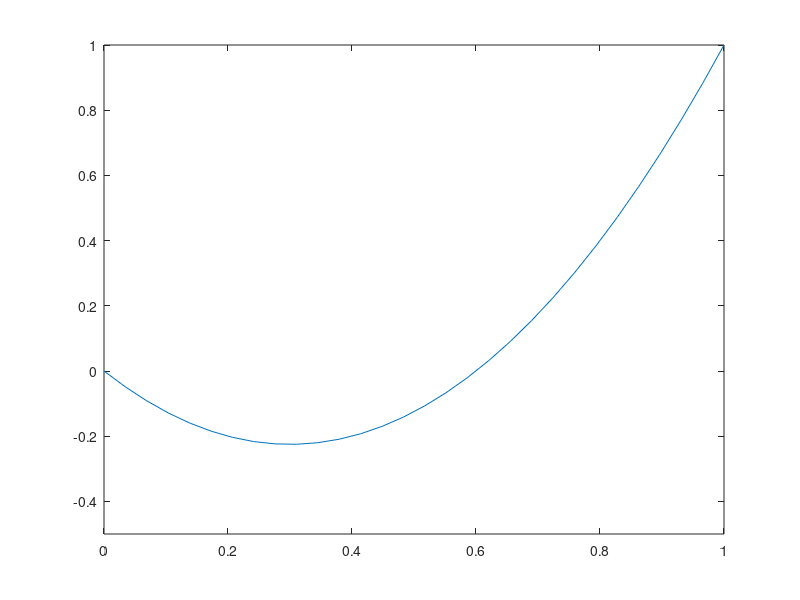

Write MATLAB code to recreate this figure.
% solution of d^2u/dx^2 = k (constant) using FDM
% with boundary conditions u(x1) = u1 and u(x2) = u2

%%
clear;
clc;

x1 = 0;
x2 = 1;
u1 = 0;
u2 = 1;
k = 5;
n = 30;

x_domain = x2 - x1;
num_points = n;
h = x_domain/(num_points-1) ;
x = x1:h:x2; 


u(1) = u1;
u(num_points) = u2;

u_new(1) = u1;
u_new(num_points) = u2;

error_now = 1 ;
error_req = 1e-7 ;

iterations = 0 ;

%%
while error_now > error_req
    for i=2:num_points-1
        u_new(i) = 0.5*(u(i-1) + u(i+1)) - 0.5*k*h*h  ;
    end

    error_now = 0;
    for i=2:num_points-1
        error_now = error_now + abs(u(i) - u_new(i)) ;
    end
    iterations = iterations + 1;
    u = u_new ;
end

%%
plot(x, u, linewidth=2 );
xlim([0, 1]);
ylim([-0.5, 1]) ;
disp(u) ;
